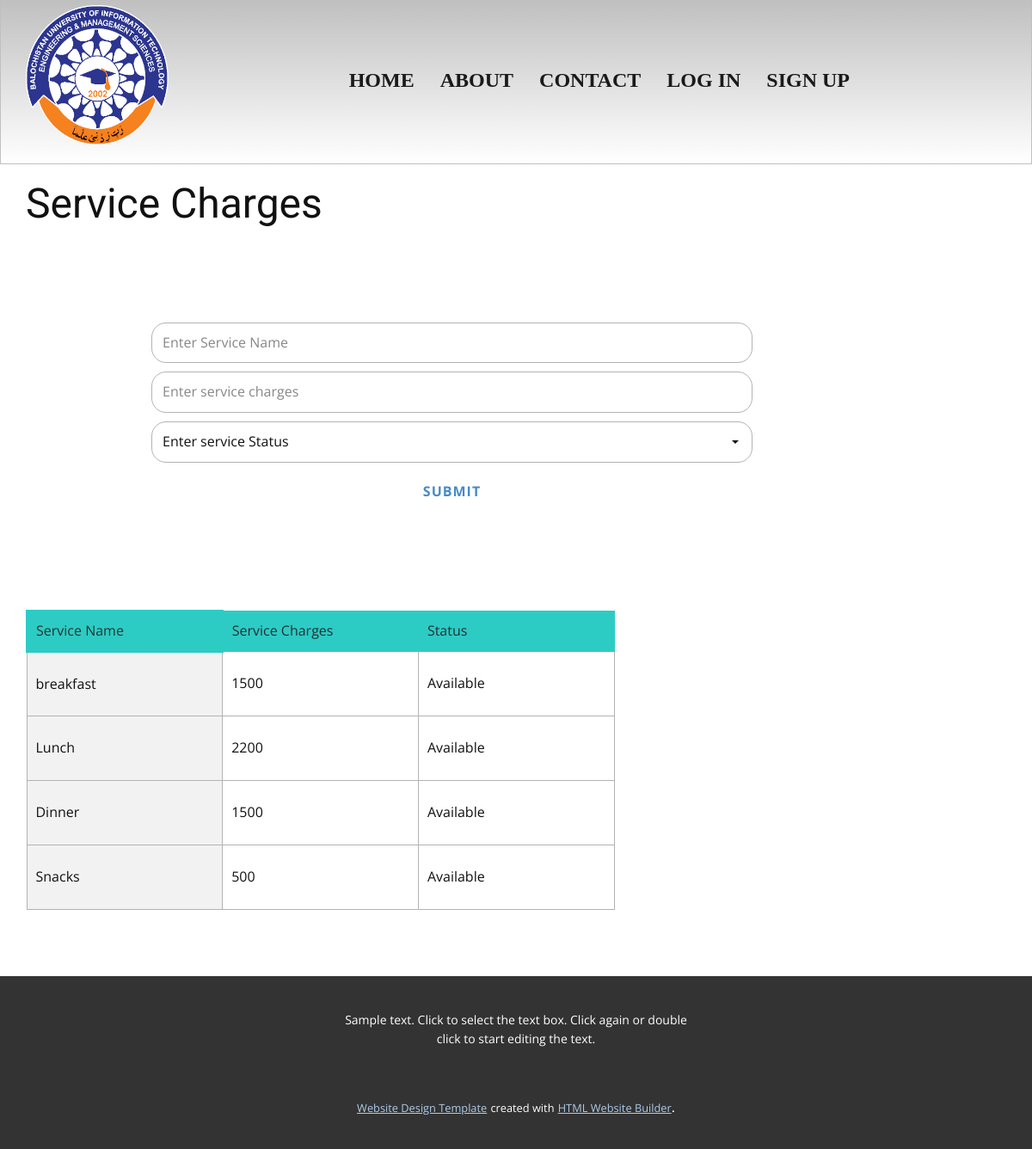
/servicecharges (signed in), run on the app's committed database.
### tables this page shows
CREATE TABLE services (serviceid INTEGER Primary Key, servicename text, servicecharges Integer , status text);

### app.py (the view, shortened to what this page needs)
@app.route('/servicecharges', methods=["GET", "POST"])
def servicecharges():
    if session.get("user_id") is None:
        return redirect(url_for('register'))
    if request.method == 'GET':
        allservices = bd.execute(
            "select * from services"
        ).fetchall()
        print(allservices)
        return render_template("ServiceCharges.html", allservices=allservices)

### templates/ServiceCharges.html (shortened to what this page needs)
<!DOCTYPE html>
<html style="font-size: 16px;">
  <head>
     <link rel="stylesheet" href="{{ url_for('static', filename='basic/css/nicepage.css') }}" media="screen">
<link rel="stylesheet" href="{{ url_for('static', filename='basic/css/Log-In.css') }}" media="screen">
  </head>
  <body class="u-body"><header class="u-align-center-xs u-border-1 u-border-grey-25 u-clearfix u-gradient u-header u-header" id="sec-9c83"><div class="u-clearfix u-sheet u-sheet-1">
        <a href="https://nicepage.com" class="u-image u-logo u-image-1" data-image-width="315" data-image-height="309">
          <img src="images/BUITEMS_logo.png" class="u-logo-image u-logo-image-1">
        </a>
        <nav class="u-align-left u-menu u-menu-dropdown u-nav-spacing-25 u-offcanvas u-menu-1">
          <div class="u-custom-menu u-nav-container">
            <ul class="u-nav u-spacing-30 u-unstyled u-nav-1"><li class="u-nav-item"><a class="u-border-6 u-border-active-palette-1-base u-border-hover-palette-1-base u-border-no-left u-border-no-right u-border-no-top u-button-style u-nav-link u-radius-4 u-text-active-palette-1-base u-text-grey-90 u-text-hover-grey-90" href="Home.html" style="padding: 10px 0px;">Home</a>
</li><li class="u-nav-item"><a class="u-border-6 u-border-active-palette-1-base u-border-hover-palette-1-base u-border-no-left u-border-no-right u-border-no-top u-button-style u-nav-link u-radius-4 u-text-active-palette-1-base u-text-grey-90 u-text-hover-grey-90" href="About.html" style="padding: 10px 0px;">About</a>
</li><li class="u-nav-item"><a class="u-border-6 u-border-active-palette-1-base u-border-hover-palette-1-base u-border-no-left u-border-no-right u-border-no-top u-button-style u-nav-link u-radius-4 u-text-active-palette-1-base u-text-grey-90 u-text-hover-grey-90" href="Contact.html" style="padding: 10px 0px;">Contact</a>
</li><li class="u-nav-item"><a class="u-border-6 u-border-active-palette-1-base u-border-hover-palette-1-base u-border-no-left u-border-no-right u-border-no-top u-button-style u-nav-link u-radius-4 u-text-active-palette-1-base u-text-grey-90 u-text-hover-grey-90" href="Log-In.html" style="padding: 10px 0px;">Log In</a>
</li><li class="u-nav-item"><a class="u-border-6 u-border-active-palette-1-base u-border-hover-palette-1-base u-border-no-left u-border-no-right u-border-no-top u-button-style u-nav-link u-radius-4 u-text-active-palette-1-base u-text-grey-90 u-text-hover-grey-90" href="Sign-Up.html" style="padding: 10px 0px;">Sign Up</a>
</li></ul>
          </div>
        </nav>
      </div></header>
    <section class="u-clearfix u-section-1" id="sec-e364">
      <div class="u-clearfix u-sheet u-sheet-1">
        <h1 class="u-text u-text-default u-text-1">Service Charges</h1>
        <div class="u-form u-form-1">
          <form action="#" method="POST" class="u-clearfix u-form-custom-backend u-form-spacing-10 u-form-vertical u-inner-form" source="custom" name="form" style="padding: 10px;" redirect="true">
            <div class="u-form-group u-form-name">
              <input type="text" placeholder="Enter Service Name" id="name-1fdf" name="servicename" class="u-border-1 u-border-grey-30 u-input u-input-rectangle u-radius-17 u-white" required="">
            </div>
            <div class="u-form-group">
              <input type="text" placeholder="Enter service charges" id="email-1fdf" name="servicecharges" class="u-border-1 u-border-grey-30 u-input u-input-rectangle u-radius-17 u-white" required="required">
            </div>
            <div class="u-form-group u-form-select u-form-group-3">
              <div class="u-form-select-wrapper">
                <select id="select-ea81" name="select" class="u-border-1 u-border-grey-30 u-input u-input-rectangle u-radius-17 u-white">
                  <option value="Enter service Status">Enter service Status</option>
                </select>
              </div>
            </div>
            <div class="u-align-center u-form-group u-form-submit">
              <a href="#" class="u-active-none u-border-2 u-border-active-palette-2-dark-1 u-border-hover-palette-2-base u-border-palette-1-base u-btn u-btn-submit u-button-style u-hover-none u-none u-text-hover-palette-2-base u-text-palette-1-base u-btn-1">Submit</a>
            </div>
          </form>
        </div>
      </div>
    </section>
    <section class="u-align-center u-clearfix u-lightbox u-section-2" id="sec-a19e">
      <div class="u-clearfix u-sheet u-valign-middle u-sheet-1">
        <div class="u-expanded-width u-table u-table-responsive u-table-1">
          <table class="u-table-entity u-table-entity-1">
            <colgroup>
              <col width="20%">
              <col width="20%">
              <col width="20%">
              <col width="20%">
              <col width="20%">
            </colgroup>
            <thead class="u-palette-4-base u-table-header u-table-header-1">
              <tr style="height: 43px;">
                <th class="u-border-2 u-border-palette-4-base u-table-cell u-text-palette-4-dark-3">Service Name</th>
                <th class="u-border-1 u-border-palette-4-base u-table-cell u-text-palette-1-dark-3">Service Charges</th>
                <th class="u-border-1 u-border-palette-4-base u-table-cell u-text-palette-1-dark-3">Status</th>
              </tr>
            </thead>
            <tbody class="u-table-body">
            {% for oneservice in allservices %}
            <tr style="height: 75px;">
                <td class="u-border-1 u-border-grey-30 u-first-column u-grey-5 u-table-cell u-table-cell-6">{{ oneservice[1] }}</td>
                <td class="u-border-1 u-border-grey-30 u-table-cell">{{ oneservice[2] }}</td>
                <td class="u-border-1 u-border-grey-30 u-table-cell">{{ oneservice[3] }}</td>
              </tr>
              {% endfor %}
            </tbody>
          </table>
        </div>
      </div>
    </section>
    <br><br><br>
    <footer class="u-align-center u-clearfix u-footer u-grey-80 u-footer" id="sec-b76c"><div class="u-clearfix u-sheet u-sheet-1">
        <p class="u-small-text u-text u-text-variant u-text-1">Sample text. Click to select the text box. Click again or double click to start editing the text.</p>
      </div></footer>
    <section class="u-backlink u-clearfix u-grey-80">
      <a class="u-link" href="https://nicepage.com/website-design" target="_blank">
        <span>Website Design Template</span>
      </a>
      <p class="u-text">
        <span>created with</span>
      </p>
      <a class="u-link" href="https://nicepage.com/html-website-builder" target="_blank">
        <span>HTML Website Builder</span>
      </a>.
    </section>
  </body>
</html>

### static/basic/css/Log-In.css (style rules this page uses)
.u-section-1 .u-sheet-1 { min-height: 518px; }
.u-section-1 .u-form-1 { height: 183px; margin: 101px 285px 0 136px; }
.u-section-1 .u-btn-1 { letter-spacing: 1px; border-style: none; font-weight: 700; text-transform: uppercase; }

### data on the page
services: servicename "breakfast", servicecharges "1500", status "Available"
services: servicename "Lunch", servicecharges "2200", status "Available"
services: servicename "Dinner", servicecharges "1500", status "Available"
services: servicename "Snacks", servicecharges "500", status "Available"
